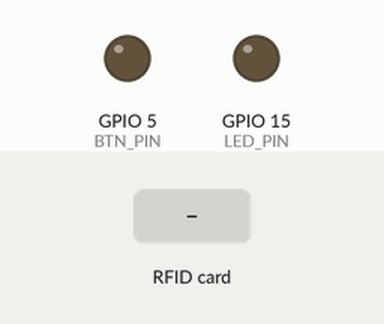
This sketch was run on a simulated ESP8266 (NodeMCU). Parts: output pins drawn as LEDs (lit = HIGH). The inputs (shaded band) are chosen by the test bench. WiFi joins after 1.5 s; servers stay silent unless stated; uploads are accepted with an empty reply; what the sketch prints to the serial monitor is not drawn.

Above: at 2.7 s.
2.8 s: RFID card 5E 7A 19 C4 held to the reader
At 3.1 s:
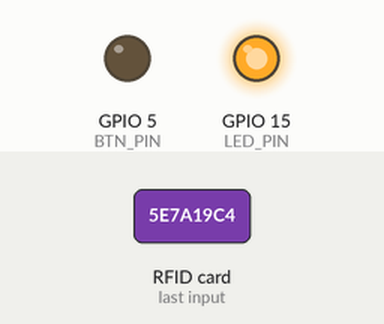
Timing chart, 0 to 7.7 s (numbered marks = the images above; inputs shaded):
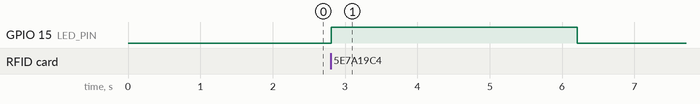

Measured:
- after the input at 2.8 s, GPIO 15 (LED_PIN): LOW → HIGH at once, → LOW 3.4 s later

The sketch:

absenrfid.ino
```cpp
#include <SPI.h>
#include <MFRC522.h>

#include <ESP8266HTTPClient.h>
#include <ESP8266WiFi.h>

//change to your ssid and password
const char* ssid = "";
const char* password = "";

const char* host = "192.168.121.55";

#define LED_PIN 15
#define BTN_PIN 5

#define SDA_PIN 2
#define RST_PIN 0

MFRC522 mfrc522(SDA_PIN, RST_PIN);


void setup() {
  Serial.begin(9600);

  WiFi.hostname("NodeMCU");
  WiFi.begin(ssid, password);

  while(WiFi.status() != WL_CONNECTED){
    Serial.println(".");
    delay(500);
  }
  Serial.println("WiFi Connected");
  Serial.println("IP Address = ");
  Serial.println(WiFi.localIP());

  pinMode(LED_PIN, OUTPUT);
  pinMode(BTN_PIN, OUTPUT);

  SPI.begin();
  mfrc522.PCD_Init();
  Serial.println("dekatkan Kartu Anda Ke RFID Reader");
  Serial.println();
}

void loop() {
  if(digitalRead(BTN_PIN) == 1)
  {
    digitalWrite(LED_PIN, HIGH);
    while(digitalRead(BTN_PIN) == 1);
      String getData, Link;
      WiFiClient client;
      HTTPClient http;
      Link = "http://" + String(host) + "/Bahan%20absensi%20rfid/ubahmode.php";

      http.begin(client, Link);

      int httpCode = http.GET();
      String payload = http.getString();

      Serial.println(payload);
      http.end();
  }
  digitalWrite(LED_PIN, LOW);

  if(! mfrc522.PICC_IsNewCardPresent())
    return ;

  if(! mfrc522.PICC_ReadCardSerial())
    return ;

  String IDTAG = "";
  for(byte i=0; i<mfrc522.uid.size; i++){
    IDTAG += mfrc522.uid.uidByte[i];
  }
  digitalWrite(LED_PIN, HIGH);

  WiFiClient client;
  const int httpPort = 80;
  if(!client.connect(host, httpPort)){
    Serial.println("Connection failed");
    return ;
  }
  String Link;
  HTTPClient http;
  Link = "http://" + String(host) + "/Bahan%20absensi%20rfid/kirimkartu.php?nokartu=" + IDTAG;
  http.begin(client, Link);
  int httpCode = http.GET();
  String payload = http.getString();
  Serial.println(payload);
  http.end();
  delay(3000);
}
```
